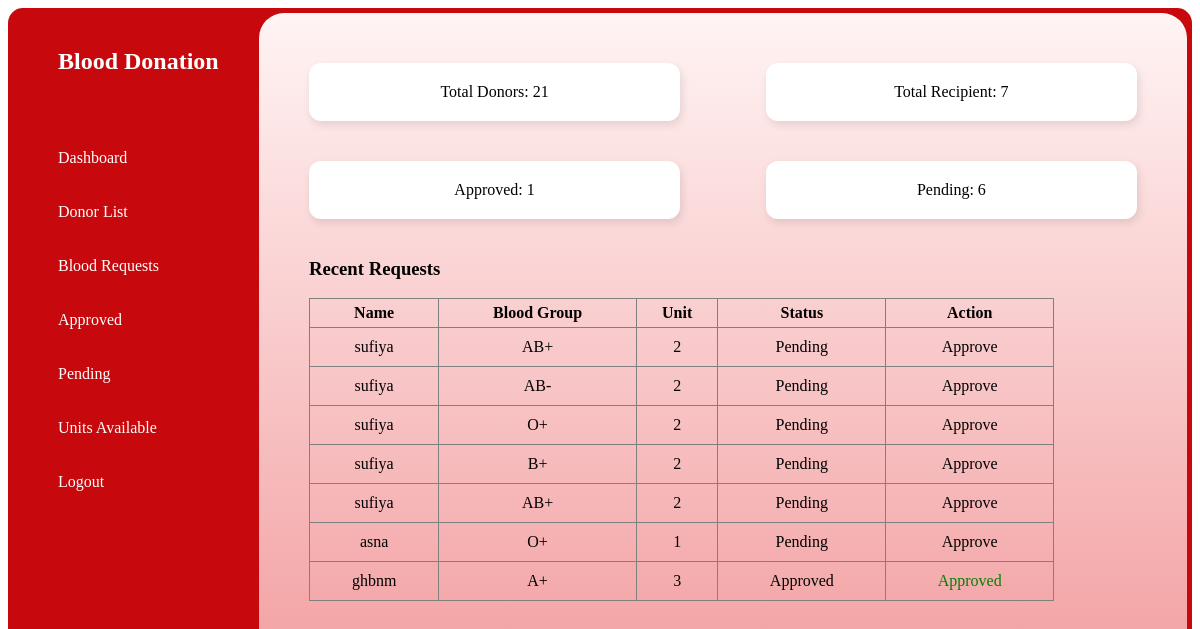
Page /bloodapp/dashboard (signed in) on the earlier database version.
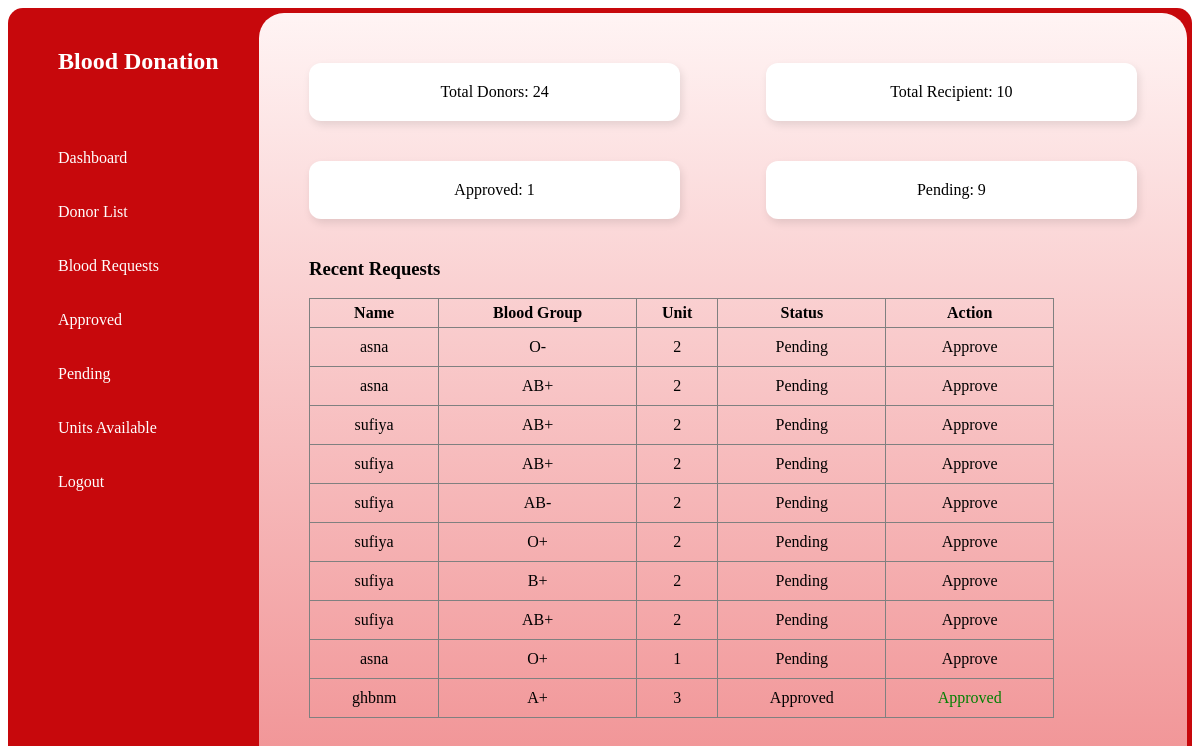
Same page on the later database version.
### bloodapp/models.py (models this page shows)
class Recipient(models.Model):
    gender_data=[
        ('','Gender'),
        ('male','Male'),
        ('female','Female'),
        ('others','Others')
    ]
    blood_group=[
        ('','Required Blood Group'),
        ('A+','A+'),
        ('A-','A-'),
        ('B+','B+'),
        ('B-','B-'),
        ('O+','O+'),
        ('O-','O-'),
        ('AB+','AB+'),
        ('AB-','AB-')
    ]
    urgency=[
        ('', 'Urgency Level'),
        ('normal','Normal'),
        ('urgent','Urgent'),
        ('emergency','Emergency')
    ]
    name= models.CharField(max_length=100)
    age= models.IntegerField()
    gender= models.CharField(max_length=6, choices=gender_data)
    blood= models.CharField(max_length=3, choices=blood_group)
    units= models.IntegerField()
    urgent= models.CharField(max_length=10, choices=urgency)
    date= models.DateField()
    hos= models.CharField(max_length=100)
    add= models.CharField(max_length=100)
    requester= models.CharField(max_length=30)
    status= models.CharField(max_length=10, default='Pending', null=True, blank=True)

### bloodapp/views.py (the view)
# urls.py: path('dashboard', dashboard, name='dashboard'),
@login_required
def dashboard(request):
    total_donor=Donor.objects.count()
    total_recipient=Recipient.objects.count()
    approved=Recipient.objects.filter(status="Approved").count()
    pending=Recipient.objects.filter(status='Pending').count()
    request=Recipient.objects.all().order_by('-id')
    return render(request,'dashboard.html', {
        'total_donor': total_donor,
        'total_recipient': total_recipient,
        'approved': approved,
        'pending': pending,
        'request': request
    })

### bloodapp/Templates/dashboard.html (shortened to what this page needs)
<!DOCTYPE html>
<html>
    <head>
    </head>
    <body >
        <div class="container-fluid" style="background-color: #c7080c;display: flex; border-radius: 15px;">
            <div style="width: 250px;height: 100vh;color: white;padding-top: 20px;padding-left: 50px;">
                <h2>Blood Donation</h2><br><br><br>
                <a href="dashboard">Dashboard</a><br><br><br>
                <a href="donorlist">Donor List</a><br><br><br>
                <a href="blood">Blood Requests</a><br><br><br>
                <a href="approved">Approved</a><br><br><br>
                <a href="pending">Pending</a><br><br><br>
                <a href="units">Units Available</a><br><br><br>
                <a href="logout">Logout</a>
            </div>
            <div style="background: linear-gradient(to bottom,#fff4f4, #f08d8f);width: 100%;border-radius: 25px;margin: 5px;">
                {% block content %}
                <div class="content">
                    <div class="cards">
                        <div class="card">Total Donors: {{ total_donor }}</div>
                        <div class="card">Total Recipient: {{ total_recipient }}</div>
                        <div class="card">Approved: {{ approved }}</div>
                        <div class="card">Pending: {{ pending }}</div>
                    </div>
                    <div class="table">
                        <h3>Recent Requests</h3>
                        <table border="1">
                            <thead>
                                <tr>
                                    <th>Name</th>
                                    <th>Blood Group</th>
                                    <th>Unit</th>
                                    <th>Status</th>
                                    <th>Action</th>
                                </tr>
                            </thead>
                            <tbody>
                                {% for r in request %}
                                <tr>
                                    <td>{{ r.name }}</td>
                                    <td>{{ r.blood }}</td>
                                    <td>{{ r.units }}</td>
                                    <td>{{ r.status }}</td>
                                    <td>
                                        {% if r.status != "Approved" %}
                                        <a href="{% url 'approve' r.id %}" style="color: black;">Approve</a>
                                        {% else %}
                                        <span style="color: green;font-style: bold;">Approved</span>
                                        {% endif %}
                                    </td>
                                </tr>
                                {% endfor %}
                            </tbody>
                        </table>
                    </div>
                </div>
                {% endblock %}
            </div>
        </div>
    </body>
</html>

### bloodapp/Templates/dashboard.html (style rules this page uses)
a { text-decoration: none; color: white; }
.content { padding: 50px; }
.cards { display: flex; justify-content: space-between; flex-wrap: wrap; gap: 20px; }
.card { width: 40%; background: white; padding: 20px; border-radius: 12px; margin-bottom: 20px; text-align: center; box-shadow: 2px 4px 8px rgba(0,0,0,0.1); }
table { width: 90%; border-collapse: collapse; }
table td { text-align: center; padding: 10px; }
th { padding: 5px; }

Differences in the rows shown:
added Recipient: name "asna", blood "O-", units "2", status "Pending", shows "Approve"
added Recipient: name "asna", blood "AB+", units "2", status "Pending", shows "Approve"
added Recipient: name "sufiya", blood "AB+", units "2", status "Pending", shows "Approve"
Other differences:
{{ total_donor }}: "21" → "24"
{{ total_recipient }}: "7" → "10"
{{ pending }}: "6" → "9"
